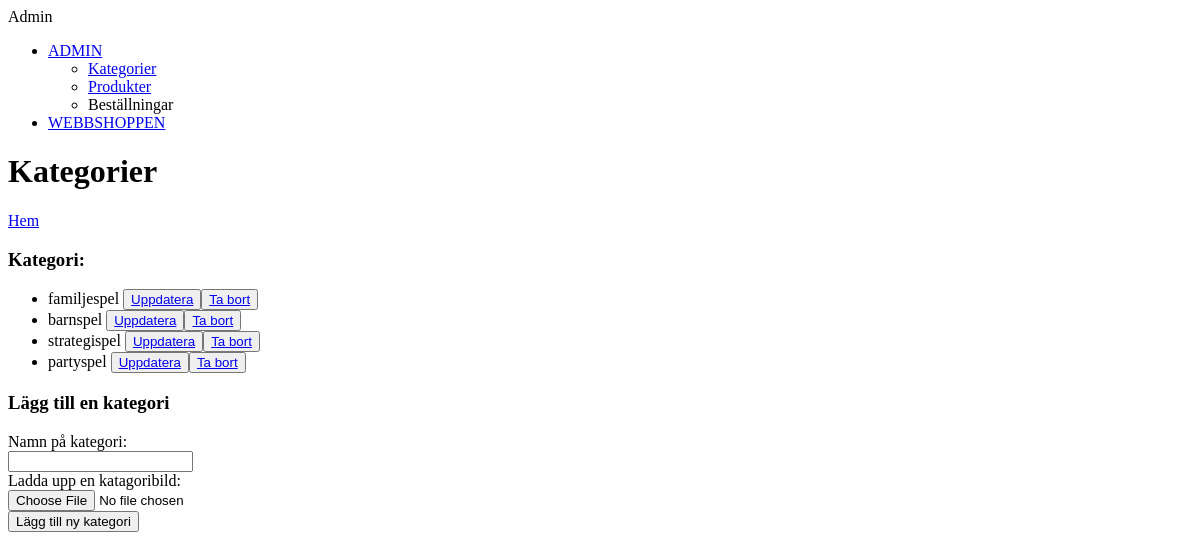
Page /admin/admin-category.php on the earlier database version.
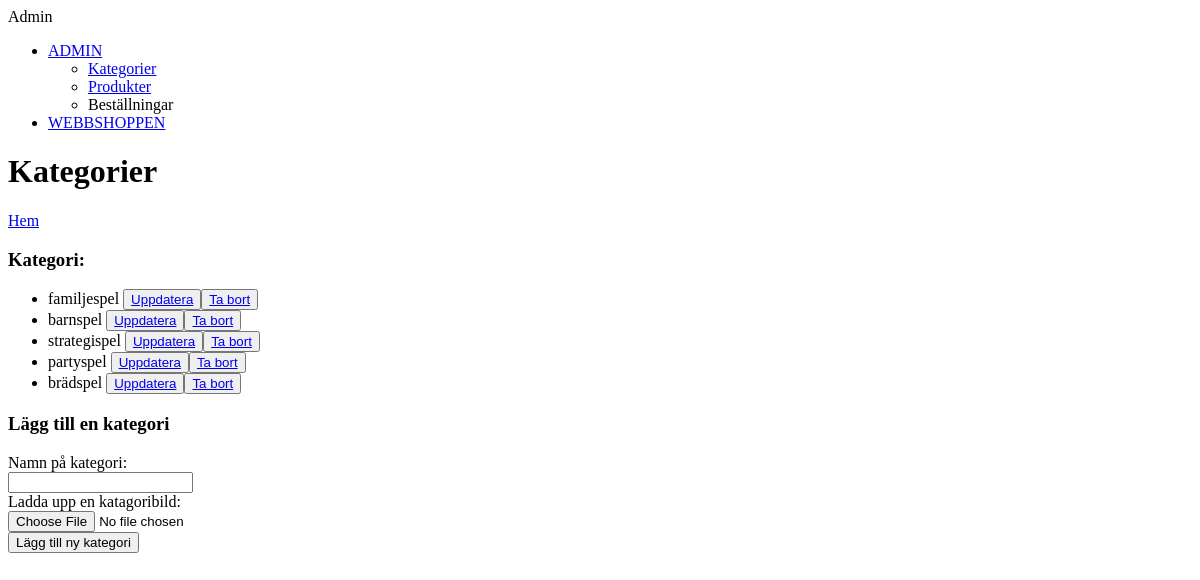
Same page on the later database version.
### tables this page shows
CREATE TABLE `webshop_categories` (
  `categoryid` int(11) NOT NULL,
  `category` varchar(100) NOT NULL,
  `image` varchar(200) NOT NULL
);

### admin/admin-category.php (the view, shortened to what this page needs)
<?php
require_once 'header.php';
require_once '../config/db.php';
$sql = "SELECT * FROM webshop_categories";
$stmt = $db->prepare($sql);
$stmt->execute();
$list = '<ul>';
while($row = $stmt->fetch(PDO::FETCH_ASSOC)){
    $category = htmlspecialchars($row['category']);
    $id = htmlspecialchars($row['categoryid']);
    $list .= "<li> $category <button><a href='admin-update-category.php?id=$id'>Uppdatera</a></button><button><a href='admin-delete-category.php?id=$id' onclick='return myFunction()' id='delete'>Ta bort</a></button></li>";
    }
$list .= '</ul>';
 ?>
<h1>Kategorier</h1>
<a href="index.php">Hem</a>
<h3>Kategori:</h3>
<?php echo $list;?>
<h3>Lägg till en kategori</h3>
<?php
require_once "admin-create-category.php";?>
    <?php require_once "footer.php";?>

### admin/header.php (shortened to what this page needs)
<!DOCTYPE html>
<html lang="en">
<head>
</head>
<body>
<div class="admin-top">Admin</div>
<nav><ul>
        <li><a href="admin-home.php">ADMIN<a></li>
            <ul>
                <li><a href="admin-category.php">Kategorier</a></li>
                <li><a href="admin-products.php">Produkter</a></li>
                <li>Beställningar</li>
            </ul>
        <li><a href="../index.php">WEBBSHOPPEN</a></li>
    </ul>
</nav>

### admin/admin-create-category.php (shortened to what this page needs)
<form action="#" method="POST" enctype="multipart/form-data">
<div class="category_field-name">
<label for="category">Namn på kategori: </label><br>
<input type="text" name="category">
</div>
<div class="category_field-img">
<label for="category-img">Ladda upp en katagoribild: </label><br>
<input type="file" name="category-img">
</div>
<div class="category_field-submit">
<input type="submit" onclick='return myReload()' value="Lägg till ny kategori">
</div>
</form>

### admin/footer.php
</body>
</html>

Differences in the rows shown:
added webshop_categories: category "brädspel"
